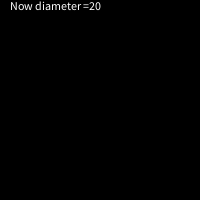
Frame 1 (no input)
Frame 60 (the mouse pressed at the canvas centre just before this capture): identical to frame 1, image omitted
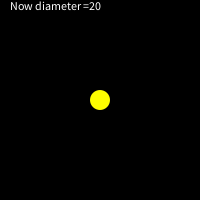
Frame 120 (the mouse held since frame 60 and released just before this capture)

The Processing sketch that drew these frames (run headless with seeded random() and noise(); from frame 60 on, the mouse is pressed at the canvas centre):

// Processing sketch: sketch_200608_changeR
// ── sketch_200608_changeR.pde
int dia = 20;  //diameter
int flagM = 0;  //flag by mouse

void setup() {   // Initialize
  size(200, 200);      //window
  background(0, 0, 0); //black
  noStroke();    //lineless
  textSize(12);  //font size
}

void draw() {    // main loop  
  String title = "Now diameter =";
  
  fill(0, 0, 0);             //text clear
  rect(0, 0, 200, 15);  //text area

  fill(255, 255, 255);  //font color
  text(title+dia, 10, 10);   //draw text 

  if (flagM == 1) {    //watch at mouse flag
     fill(255, 255, 0);  //circle color
     ellipse(mouseX, mouseY, dia, dia);  //circle
     flagM = 0;
   }
}

void mousePressed(){
  flagM = 1; //set
}

void keyPressed() {
  if (keyCode == UP) {  //push UP key
    dia = dia+5;
  } else if(keyCode == DOWN) {  //push DOWN key
    dia = dia-5;
  }
}
